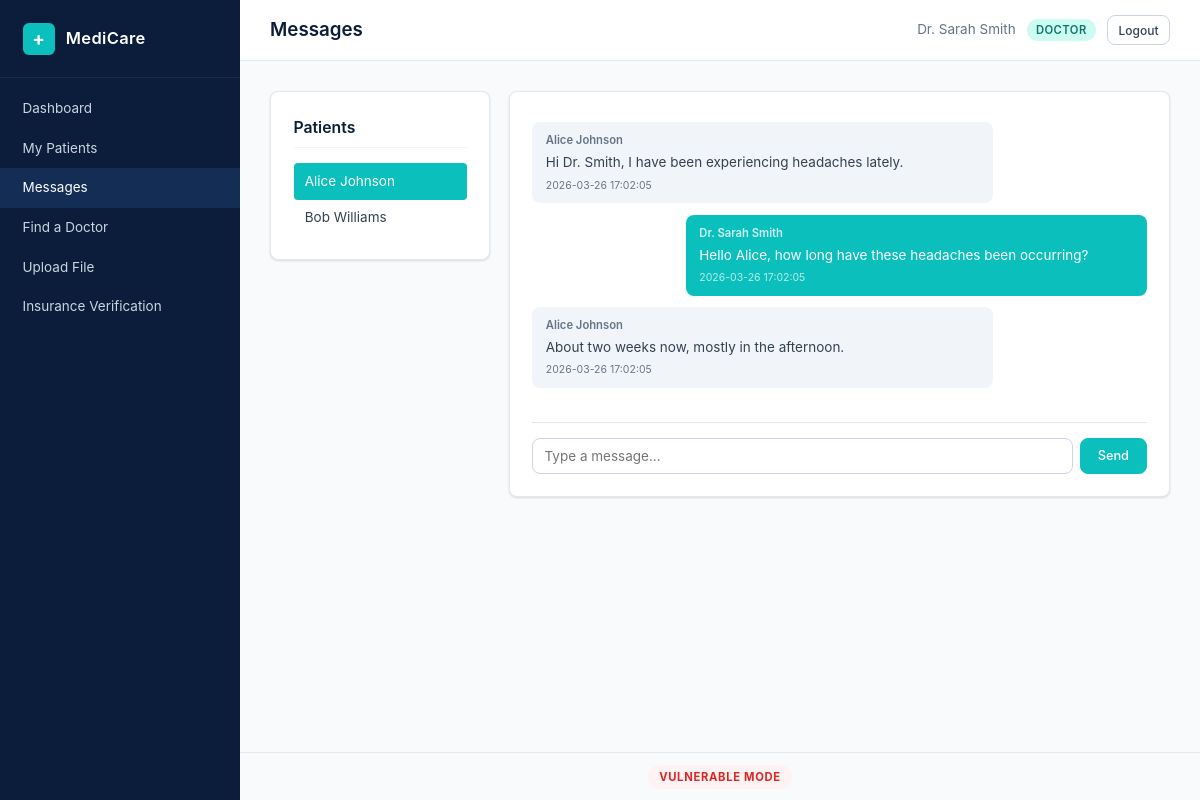
The page /doctor/chat.php (signed in) on the database its author committed.
### tables this page shows
CREATE TABLE users (
    id INT AUTO_INCREMENT PRIMARY KEY,
    name VARCHAR(100) NOT NULL,
    email VARCHAR(150) NOT NULL UNIQUE,
    password VARCHAR(255) NOT NULL,
    role ENUM('patient','doctor','admin') NOT NULL DEFAULT 'patient',
    created_at TIMESTAMP DEFAULT CURRENT_TIMESTAMP
);

CREATE TABLE messages (
    id INT AUTO_INCREMENT PRIMARY KEY,
    sender_id INT NOT NULL,
    receiver_id INT NOT NULL,
    body TEXT NOT NULL,
    sent_at TIMESTAMP DEFAULT CURRENT_TIMESTAMP,
    FOREIGN KEY (sender_id) REFERENCES users(id) ON DELETE CASCADE,
    FOREIGN KEY (receiver_id) REFERENCES users(id) ON DELETE CASCADE
);

### config.php (called while the page is built, shortened)
<?php
function currentUserId(): int {
    return (int) $_SESSION['user_id'];
}
function esc(string $value): string {
    return htmlspecialchars($value, ENT_QUOTES, 'UTF-8');
}

### doctor/chat.php (the view, shortened to what this page needs)
<?php
require_once __DIR__ . '/../config.php';
require_once __DIR__ . '/../helpers.php';
$conn = getDB();
$userId = currentUserId();
$patientsStmt = $conn->prepare(
    "SELECT DISTINCT u.id, u.name FROM appointments a
     JOIN users u ON a.patient_id = u.id WHERE a.doctor_id = ? ORDER BY u.name"
);
$patientsStmt->execute([$userId]);
$patients = $patientsStmt->fetchAll();
$selectedPatient = (int)($_GET['patient_id'] ?? ($patients[0]['id'] ?? 0));
$messages = [];
if ($selectedPatient > 0) {
    $stmt = $conn->prepare(
        "SELECT m.*, u.name AS sender_name FROM messages m
         JOIN users u ON m.sender_id = u.id
         WHERE (m.sender_id = ? AND m.receiver_id = ?) OR (m.sender_id = ? AND m.receiver_id = ?)
         ORDER BY m.sent_at ASC"
    );
    $stmt->execute([$userId, $selectedPatient, $selectedPatient, $userId]);
    $messages = $stmt->fetchAll();
}
?>
<div class="chat-layout">
    <div class="card chat-sidebar-card">
        <h3 class="card-title">Patients</h3>
        <ul class="contact-list">
            <?php foreach ($patients as $p): ?>
                <li>
                    <a href="?patient_id=<?= $p['id'] ?>"
                       class="contact-link <?= $p['id'] === $selectedPatient ? 'active' : '' ?>">
                        <?= esc($p['name']) ?>
                    </a>
                </li>
            <?php endforeach; ?>
        </ul>
    </div>
    <div class="card chat-main">
        <div class="chat-messages" id="chatMessages">
            <?php foreach ($messages as $msg): ?>
                <?php $isOwn = (int)$msg['sender_id'] === $userId; ?>
                <div class="chat-bubble <?= $isOwn ? 'chat-own' : 'chat-other' ?>">
                    <span class="chat-sender"><?= esc($msg['sender_name']) ?></span>
                    <?php if (!SECURE_MODE): ?>
                        <p><?= $msg['body'] ?></p>
                    <?php else: ?>
                        <p><?= esc($msg['body']) ?></p>
                    <?php endif; ?>
                    <span class="chat-time"><?= esc($msg['sent_at']) ?></span>
                </div>
            <?php endforeach; ?>
        </div>
        <?php if ($selectedPatient > 0): ?>
            <form method="POST" class="chat-input-form">
                <input type="text" name="body" placeholder="Type a message..." required class="chat-input" autocomplete="off">
                <button type="submit" class="btn btn-primary">Send</button>
            </form>
        <?php endif; ?>
    </div>
</div>

### assets/style.css (style rules this page uses)
*, *::before, *::after { margin: 0; padding: 0; box-sizing: border-box; }
:root { --navy: #0B1D3A; --navy-light: #132D54; --navy-dark: #071429; --teal: #0ABFBC; --teal-dark: #089E9B; --white: #FFFFFF; --gray-50: #F8FAFC; --gray-100: #F1F5F9; --gray-200: #E2E8F0; --gray-300: #CBD5E1; --gray-400: #94A3B8; --gray-500: #64748B; --gray-700: #334155; --red: #EF4444; --red-bg: #FEF2F2; --green: #22C55E; --green-bg: #F0FDF4; --amber: #F59E0B; --amber-bg: #FFFBEB; --blue: #3B82F6; --radius: 8px; --shadow: 0 1px 3px rgba(0,0,0,0.08), 0 1px 2px rgba(0,0,0,0.06); --shadow-md: 0 4px 6px rgba(0,0,0,0.07), 0 2px 4px rgba(0,0,0,0.06); --sidebar-width: 240px; --font: -apple-system, BlinkMacSystemFont, "Segoe UI", system-ui, sans-serif; }
html { font-size: 15px; }
body { font-family: var(--font); background: var(--gray-50); color: var(--gray-700); line-height: 1.6; min-height: 100vh; }
.card { background: var(--white); border: 1px solid var(--gray-200); border-radius: var(--radius); padding: 1.5rem; margin-bottom: 1.25rem; box-shadow: var(--shadow); }
.card-title { font-size: 1.05rem; font-weight: 600; color: var(--navy); margin-bottom: 1rem; padding-bottom: 0.5rem; border-bottom: 1px solid var(--gray-100); }
.btn { display: inline-block; padding: 0.55rem 1.1rem; border: 1px solid var(--gray-300); border-radius: var(--radius); background: var(--white); color: var(--gray-700); font-family: var(--font); font-size: 0.85rem; font-weight: 500; cursor: pointer; text-decoration: none; text-align: center; transition: background 0.15s, border-color 0.15s; }
.btn-primary { background: var(--teal); color: var(--white); border-color: var(--teal); }
.chat-layout { display: grid; grid-template-columns: 220px 1fr; gap: 1.25rem; align-items: start; }
.chat-sidebar-card { margin-bottom: 0; }
.contact-list { list-style: none; }
.contact-link { display: block; padding: 0.5rem 0.75rem; color: var(--gray-700); text-decoration: none; border-radius: 4px; font-size: 0.9rem; }
.contact-link.active { background: var(--teal); color: var(--white); }
.chat-main { display: flex; flex-direction: column; min-height: 400px; margin-bottom: 0; }
.chat-messages { flex: 1; overflow-y: auto; max-height: 420px; padding: 0.5rem 0; }
.chat-bubble { margin-bottom: 0.75rem; padding: 0.6rem 0.9rem; border-radius: var(--radius); max-width: 75%; }
.chat-own { background: var(--teal); color: var(--white); margin-left: auto; }
.chat-other { background: var(--gray-100); color: var(--gray-700); }
.chat-sender { font-size: 0.75rem; font-weight: 600; display: block; margin-bottom: 0.2rem; }
.chat-own .chat-sender { color: rgba(255,255,255,0.8); }
.chat-other .chat-sender { color: var(--gray-500); }
.chat-bubble p { font-size: 0.9rem; margin: 0; }
.chat-time { font-size: 0.7rem; opacity: 0.7; display: block; margin-top: 0.25rem; }
.chat-input-form { display: flex; gap: 0.5rem; margin-top: 1rem; padding-top: 1rem; border-top: 1px solid var(--gray-200); }
.chat-input { flex: 1; padding: 0.6rem 0.75rem; border: 1px solid var(--gray-300); border-radius: var(--radius); font-family: var(--font); font-size: 0.9rem; }

### rows shown on the page
users: name "Alice Johnson"
users: name "Bob Williams"
messages: sender.name "Alice Johnson", body "Hi Dr. Smith, I have been experiencing headaches lately.", sent_at "2026-03-26 17:02:05"
messages: sender.name "Dr. Sarah Smith", body "Hello Alice, how long have these headaches been occurring?", sent_at "2026-03-26 17:02:05"
messages: sender.name "Alice Johnson", body "About two weeks now, mostly in the afternoon.", sent_at "2026-03-26 17:02:05"

### other values the page prints
$item['label'] "Dashboard"
$item['label'] "My Patients"
$item['label'] "Messages"
$item['label'] "Find a Doctor"
$item['label'] "Upload File"
$item['label'] "Insurance Verification"
$title "Messages"
$name "Dr. Sarah Smith"
$role "DOCTOR"
$mode "VULNERABLE"
